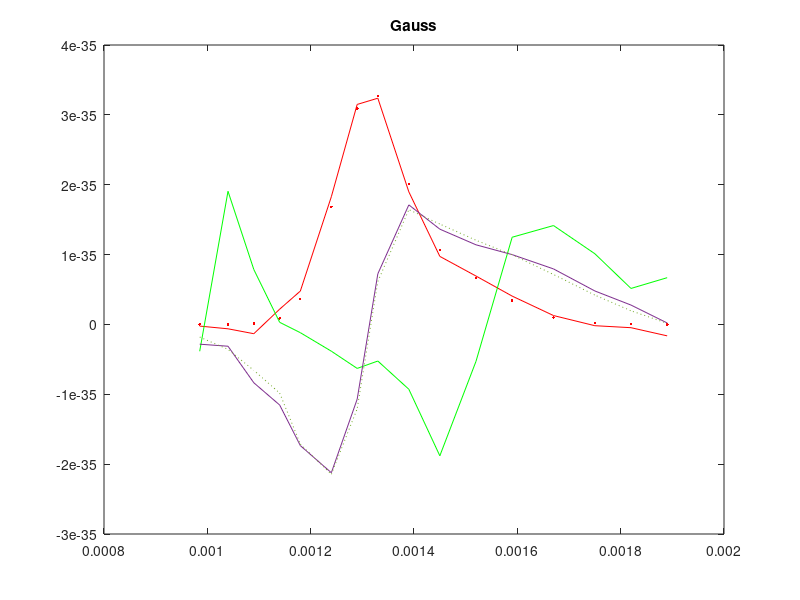
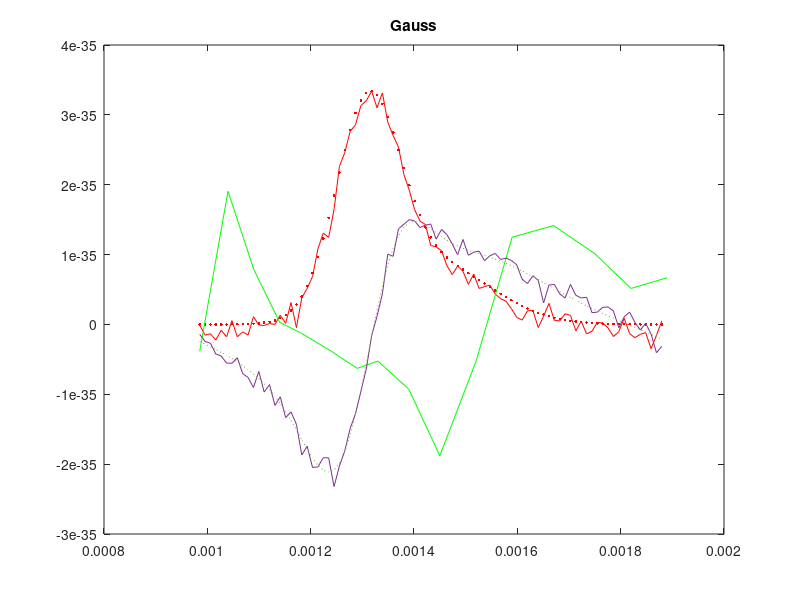

These charts were generated, in order, by the following MATLAB code:
function test3
    % Gaussian
    figure;
    t1 = [9.85222E-4 0.00104 0.00109 0.00114 0.00118 0.00124 0.00129 0.00133 0.00139 0.00145 0.00152 0.00159 0.00167 0.00175 0.00182 0.00189];
    r1 = [-3.84358E-36 1.90594E-35 7.85562E-36 3.03385E-37 -1.18053E-36 -3.83124E-36 -6.29556E-36 -5.23959E-36 -9.27853E-36 -1.88056E-35 -5.28131E-36 1.24831E-35 1.4155E-35 1.0122E-35 5.15226E-36 6.69125E-36];
    gaussPlot(t1,r1,t1);

    figure;
    t2 = [9.85222E-4:0.0000104:0.00189];
    gaussPlot(t2,r1,t1);
    
    % Lorentzian
    
end


function gaussPlot(t,r,t1)
    A = [4.46828E-39 2.36367E-39];
    t0 = [0.00131 0.00144];
    w = [1.22998E-4	2.21996E-4];
    xa1 = A(1)./(w(1).*sqrt(pi./2)).*exp(-2.*(t - t0(1)).^2./w(1).^2);
    xa2 = A(2)./(w(2).*sqrt(pi./2)).*exp(-2.*(t - t0(2)).^2./w(2).^2);
    x1 = xa1+xa2;
    x2 = x1 + 1.0E-35.*0.1.*(randn(size(t))-0.5);
    y1 = hilbert(x1);
    y2 = hilbert(x2);
    plot(t,real(y1),'.','Color','red'), hold on;
    plot(t,real(y2),'Color','red');
    plot(t1,r,'Color','green');
    plot(t,imag(y2));
    plot(t,imag(y1),':'), title('Gauss'), hold off;
end



% Lorentzian
% figure;
% x1 = 1./(1+(t-3).^2)+0.04*(randn(size(t))-0.5);
% x2 = 1./(1+(t-3).^2);
% y1 = hilbert(x1);
% y2 = hilbert(x2);
% plot(t,real(y1),'.','Color','red'), hold on;
% plot(t,real(y2),'Color','red');
% plot(t,imag(y2));
% plot(t,imag(y1),':'), title('Lorentz'), hold off;
% 
% 
% % nonlinear K-K
% figure;
% omega_O = 1; T_2 = 1; s = 1; A = 1;
% x1 = A .* ((t - omega_O) + 1i./T_2)./(t.^2 - 2i.*t./T_2.*(1+s.^2).^0.5 + (omega_O.^2+1./T_2.^2.*(1+s.^2)));
% % x2 = A * ((t - omega_O) + 1i./T_2)/(t.^2 - 2i.*t./T_2.*(1+s^2).^0.5 + (omega_O^2+1/T_2.^2.*(1+s.^2)))+0.004*(randn(size(t))-0.5);
% y1 = hilbert(x1);
% % y2 = hilbert(x2);
% plot(t,real(y1),'.','Color','red'), hold on;
% %plot(t,real(y2),'Color','red');
% %plot(t,imag(y2));
% plot(t,imag(y1),':'), title('nonlinear K-K'), hold off;
